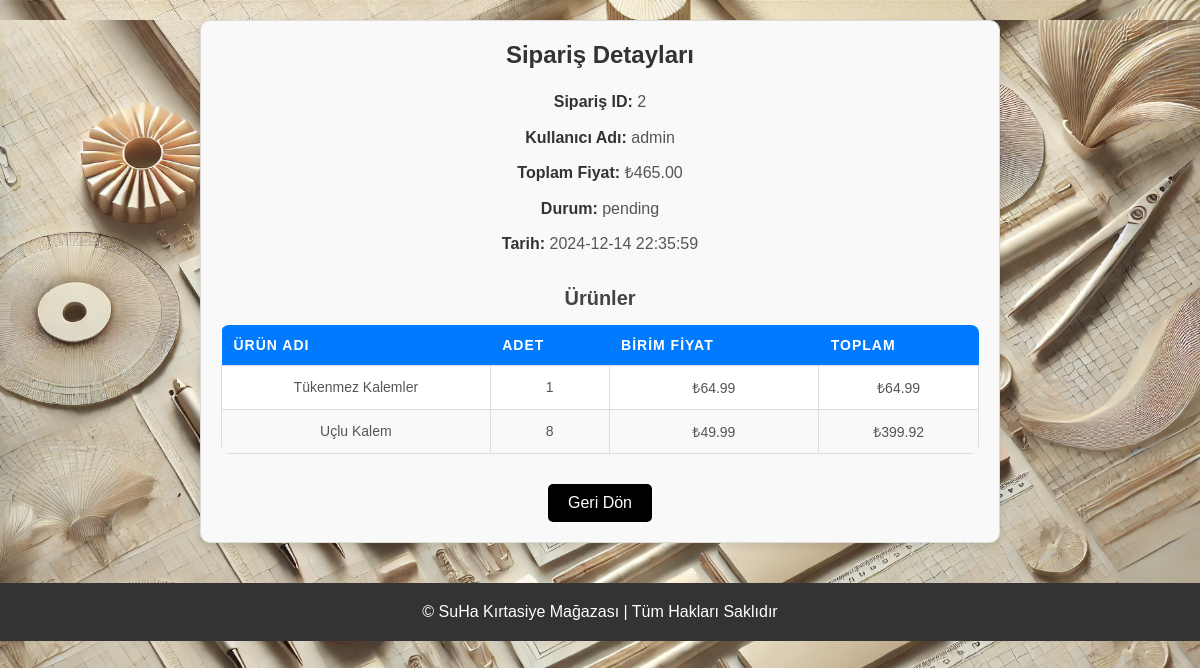
/admin/order_details.php?order_id=2 (signed in), run on the app's committed database.
### tables this page shows
CREATE TABLE `orders` (
  `id` int(11) NOT NULL,
  `user_id` int(11) NOT NULL,
  `total_price` decimal(10,2) NOT NULL,
  `status` varchar(50) NOT NULL DEFAULT 'pending',
  `created_at` timestamp NOT NULL DEFAULT CURRENT_TIMESTAMP
);

CREATE TABLE `users` (
  `id` int(11) NOT NULL,
  `username` varchar(255) NOT NULL,
  `password` varchar(255) NOT NULL,
  `role` enum('admin','user') DEFAULT 'user',
  `created_at` timestamp NOT NULL DEFAULT CURRENT_TIMESTAMP
);

CREATE TABLE `order_items` (
  `id` int(11) NOT NULL,
  `order_id` int(11) NOT NULL,
  `product_id` int(11) NOT NULL,
  `quantity` int(11) NOT NULL,
  `price` decimal(10,2) NOT NULL
);

CREATE TABLE `products` (
  `id` int(11) NOT NULL,
  `name` varchar(255) NOT NULL,
  `description` text,
  `price` decimal(10,2) NOT NULL,
  `image` varchar(255) DEFAULT NULL,
  `created_at` timestamp NOT NULL DEFAULT CURRENT_TIMESTAMP,
  `stock` int(11) NOT NULL DEFAULT '0'
);

### admin/order_details.php (the view, shortened to what this page needs)
<?php
include('../db/connection.php');
if (isset($_GET['order_id'])) {
    $order_id = intval($_GET['order_id']);
    $sql_order = "SELECT orders.*, users.username FROM orders
                  JOIN users ON orders.user_id = users.id
                  WHERE orders.id = ?";
    $stmt_order = $conn->prepare($sql_order);
    $stmt_order->bind_param("i", $order_id);
    $stmt_order->execute();
    $order_result = $stmt_order->get_result();
    if ($order_result->num_rows > 0) {
        $order = $order_result->fetch_assoc();
        $sql_items = "SELECT order_items.*, products.name, products.price
                      FROM order_items
                      JOIN products ON order_items.product_id = products.id
                      WHERE order_items.order_id = ?";
        $stmt_items = $conn->prepare($sql_items);
        $stmt_items->bind_param("i", $order_id);
        $stmt_items->execute();
        $items_result = $stmt_items->get_result();
    } else {
        die("Sipariş bulunamadı.");
    }
} else {
    die("Geçersiz sipariş ID.");
}
?>
<!DOCTYPE html>
<html lang="tr">
<head>
    <link rel="stylesheet" href="../css/style.css">
</head>
<body>
    <div class="order-details">
        <h1>Sipariş Detayları</h1>
        <p><strong>Sipariş ID:</strong> <?php echo htmlspecialchars($order['id']); ?></p>
        <p><strong>Kullanıcı Adı:</strong> <?php echo htmlspecialchars($order['username']); ?></p>
        <p><strong>Toplam Fiyat:</strong> ₺<?php echo htmlspecialchars($order['total_price']); ?></p>
        <p><strong>Durum:</strong> <?php echo htmlspecialchars($order['status']); ?></p>
        <p><strong>Tarih:</strong> <?php echo htmlspecialchars($order['created_at']); ?></p>
        <h2>Ürünler</h2>
        <table class="order-items-table">
            <thead>
                <tr>
                    <th>Ürün Adı</th>
                    <th>Adet</th>
                    <th>Birim Fiyat</th>
                    <th>Toplam</th>
                </tr>
            </thead>
            <tbody>
                <?php while ($item = $items_result->fetch_assoc()) : ?>
                    <tr>
                        <td><?php echo htmlspecialchars($item['name']); ?></td>
                        <td><?php echo htmlspecialchars($item['quantity']); ?></td>
                        <td>₺<?php echo htmlspecialchars($item['price']); ?></td>
                        <td>₺<?php echo htmlspecialchars($item['quantity'] * $item['price']); ?></td>
                    </tr>
                <?php endwhile; ?>
            </tbody>
        </table>
        <form action="view_orders.php" method="get" style="text-align: center; margin-top: 20px;">
            <button type="submit" class="btn btn-primary" style="padding: 10px 20px;">Geri Dön</button>
        </form>
    </div>
    <footer>
        <p>&copy; SuHa Kırtasiye Mağazası | Tüm Hakları Saklıdır</p>
    </footer>
</body>
</html>

### css/style.css (style rules this page uses)
* { margin: 0; padding: 0; box-sizing: border-box; }
html, body { margin: 0; padding: 0; min-height: 100%; background-image: url('../images/arkaplan8.png'); background-size: cover; background-repeat: no-repeat; background-position: center; font-family: Arial, sans-serif; color: #fff; text-align: center; }
footer { background-color: #333; color: white; text-align: center; padding: 20px; margin-top: 40px; position: relative; bottom: 0; width: 100%; }
.btn { background-color: #007bff; color: white; border: none; padding: 10px 15px; border-radius: 5px; cursor: pointer; font-size: 16px; transition: background-color 0.3s; margin-top: 10px; }
.btn { display: inline-block; text-decoration: none; padding: 12px 20px; border-radius: 5px; color: white; background-color: #000000; transition: background-color 0.3s ease; }
.order-details { font-family: Arial, sans-serif; background-color: #f9f9f9; border: 1px solid #ddd; border-radius: 10px; padding: 20px; margin: 20px auto; max-width: 800px; box-shadow: 0 4px 8px rgba(0, 0, 0, 0.1); }
.order-details h1 { text-align: center; color: #333; font-size: 24px; margin-bottom: 20px; }
.order-details h2 { color: #444; margin-top: 30px; margin-bottom: 10px; font-size: 20px; }
.order-details p { color: #555; line-height: 1.6; margin: 10px 0; }
.order-details p strong { color: #333; }
.order-items-table { width: 100%; border-collapse: collapse; margin-top: 15px; background-color: #fff; border-radius: 8px; overflow: hidden; }
.order-items-table th { background-color: #007bff; color: white; text-align: left; padding: 12px; font-size: 14px; text-transform: uppercase; letter-spacing: 1px; }
.order-items-table td { padding: 12px; border: 1px solid #ddd; font-size: 14px; color: #555; }
.order-items-table tr:nth-child(even) { background-color: #f9f9f9; }

### data on the page
orders: id "2", user.username "admin", total_price "465.00", status "pending", created_at "2024-12-14 22:35:59"
order_items: product.name "Tükenmez Kalemler", quantity "1", product.price "64.99", $item['quantity']*$item['price'] "64.99"
order_items: product.name "Uçlu Kalem", quantity "8", product.price "49.99", $item['quantity']*$item['price'] "399.92"
